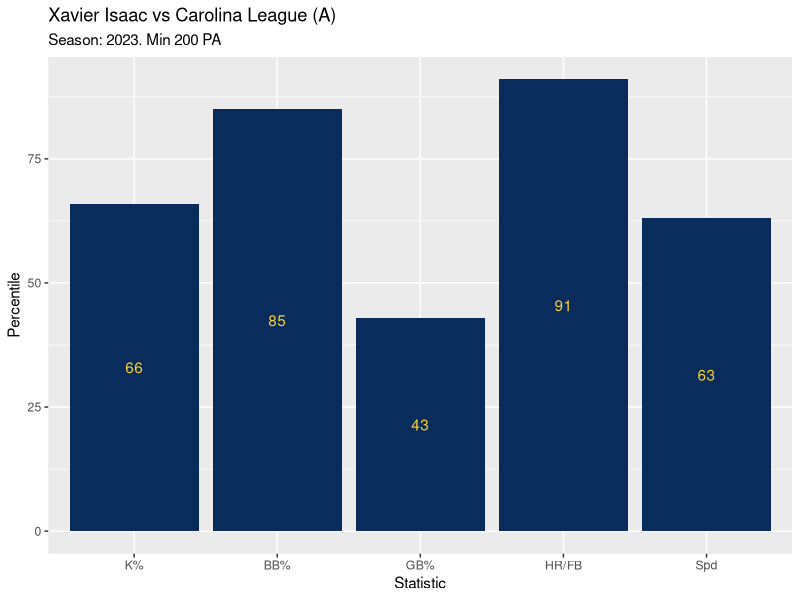
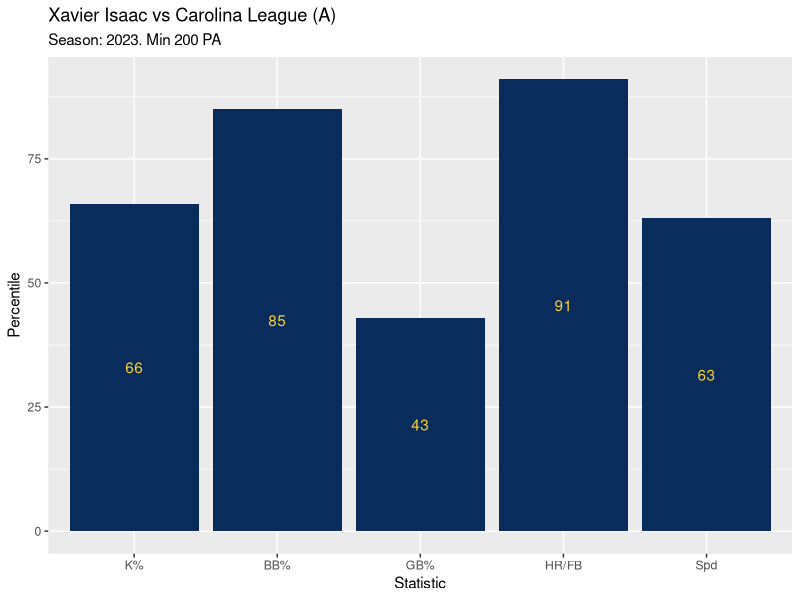

The R source for these figures, in order:
library(ggplot2)

# High-A

df <- data.frame(statistic = c("K%","BB%","GB%","HR/FB","Spd"),
                 percentile = c(66, 85, 43, 91, 63))

df$statistic <- factor(df$statistic, levels = unique(df$statistic))

ggplot(df, aes(x = statistic, y = percentile)) + 
  geom_bar(stat = "identity", fill = "#092C5C") +
  geom_text(aes(label = percentile), position = position_stack(vjust = 0.5), color = "#F5D130") +
  ggtitle("Xavier Isaac vs Carolina League (A)",
          "Season: 2023. Min 200 PA") +
  xlab("Statistic") + ylab("Percentile") 

ggsave("xavier-isaac-single-a.png")
